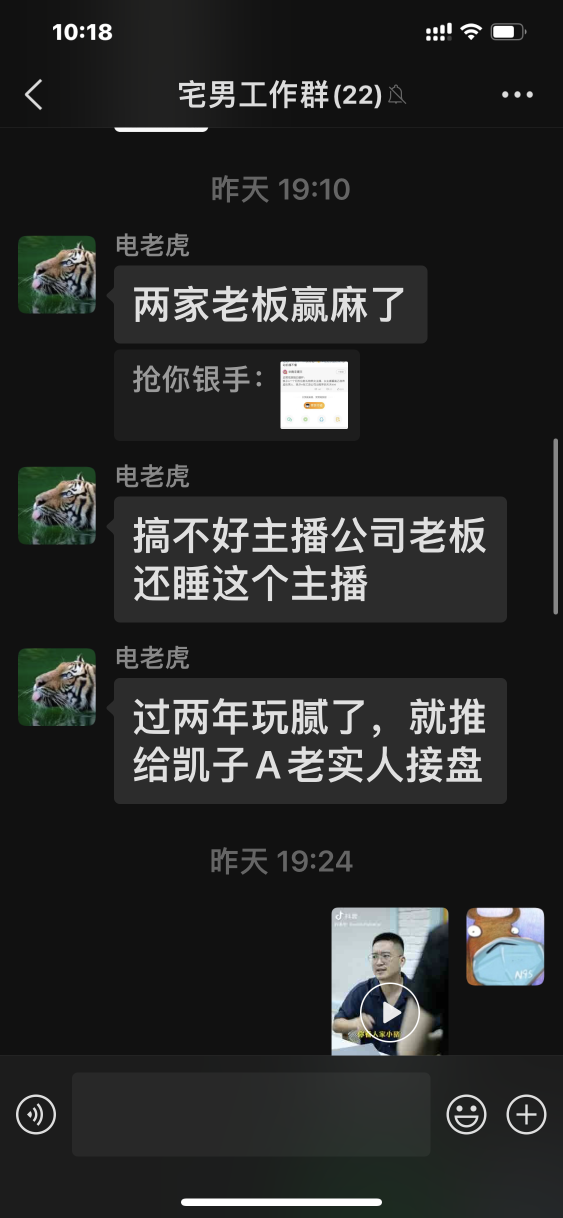
#> input picture clipboard.png, 1125 x 2436 px (shown at 1/2 size)
$ python -i main.py   (imports and definitions only)
#> lines starting #> are read from the running program, lines starting #| are printed output that depends on the picture; after the words box and inside, x2 and y2 are one past the last pixel; in counts of white or black regions, pixels touching at a corner belong together
#!/root/.venvs/mask_chatpic/bin/python

from typing import Union
from fastapi import FastAPI,Form,File,UploadFile
from fastapi.responses import HTMLResponse
from fastapi.responses import FileResponse
import numpy as np
import cv2 as cv
import os

# [1 line not run here, left out]

#https://www.techiedelight.com/paste-image-from-clipboard-using-javascript/
#用来测试系统存活性的
# [9 lines that did not run here, left out]


def parse_pic():
	visul_debug = False

	im = cv.imread('clipboard.png')
#> im is the input picture: shape (2436, 1125, 3); mean B, G, R 41, 41.6, 40.6
	imgray = cv.cvtColor(im, cv.COLOR_BGR2GRAY)
	#等于说就是，大于36的都给我变成0
	ret, thresh = cv.threshold(imgray, 28, 255, 0)
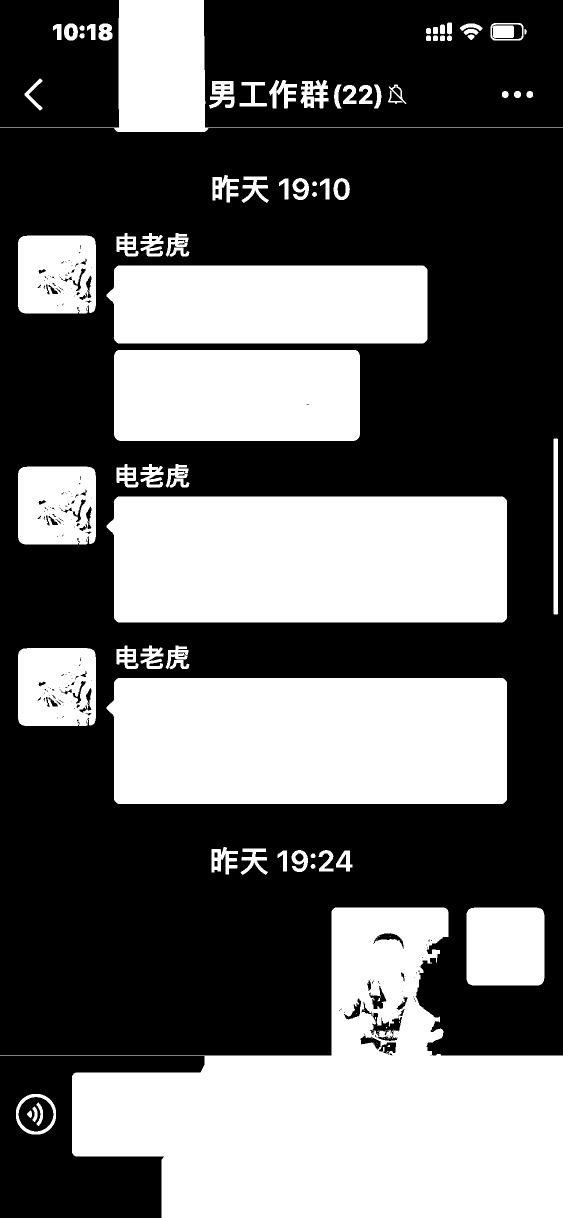
#> thresh: shape (2436, 1125) (shown at 1/2 size); 40.4% white; 100 white regions (24 under 20 px)
	#可视化调试开关
	# if visul_debug:
	# 	cv.imshow("gray",imgray)
	# 	cv.waitKey(0)
	# else:
	# 	pass
	#https://wenku.baidu.com/view/872340374731b90d6c85ec3a87c24028915f8531.html
	#https://blog.csdn.net/wzh111wzh/article/details/79162321
	# image-寻找轮廓的图像；

	# mode-轮廓的检索模式：
	#     cv2.RETR_EXTERNAL表示只检测外轮廓
	#     cv2.RETR_LIST检测的轮廓不建立等级关系
	#     cv2.RETR_CCOMP建立两个等级的轮廓，上面的一层为外边界，里面的一层为内孔的边界信息。如果内孔内还有一个连通物体，这个物体的边界也在顶层。
	#     cv2.RETR_TREE建立一个等级树结构的轮廓。

	# method-为轮廓的近似办法：
	#     cv2.CHAIN_APPROX_NONE存储所有的轮廓点，相邻的两个点的像素位置差不超过1，即max（abs（x1-x2），abs（y2-y1））==1
	#     cv2.CHAIN_APPROX_SIMPLE压缩水平方向，垂直方向，对角线方向的元素，只保留该方向的终点坐标，

	# 例如一个矩形轮廓只需4个点来保存轮廓信息
	#     cv2.CHAIN_APPROX_TC89_L1，CV_CHAIN_APPROX_TC89_KCOS使用teh-Chinl chain 近似算法
	# ————————————————
	# 版权声明：本文为CSDN博主「wzh111wzh」的原创文章，遵循CC 4.0 BY-SA版权协议，转载请附上原文出处链接及本声明。
	# 原文链接：https://blog.csdn.net/wzh111wzh/article/details/79162321
	contours, hierarchy = cv.findContours(thresh, cv.RETR_EXTERNAL, cv.CHAIN_APPROX_SIMPLE)
#> contours = 74 contours, 1 with area under 20; largest, box (x1, y1, x2, y2) and area: (0, 1815, 1125, 2436) 345813, (213, 1356, 1014, 1608) 197192, (213, 993, 1014, 1245) 197192, (213, 531, 855, 687) 97187, (228, 700, 720, 882) 88733

	#https://blog.csdn.net/Easen_Yu/article/details/89380578
	#绘制为绿色，-1的话就是填充
	# what = cv.drawContours(im, contours, -1, (0,255,0), -1)
	# #可视化调试开关
	# if visul_debug:
	# 	cv.imshow('drawimg',what)
	# 	cv.waitKey(0)
	# else:
	# 	pass

	#给所有在3500~4000面积大小的头像上蓝色来定位头像
	avtars = []
	other_contours=[]
	userName_contours=[]
	#这部分实际上是在定位头像以及对话框
	#头像是使用了面积法去定位的
	#而对话框则使用了扩充图形与原图形的面积比值系数，以及顶点个数两个特征值去筛选
	#同时对话框一开始就排除了头像的正方形
	for cnt in contours:
		area = cv.contourArea(cnt)
		rect = cv.boundingRect(cnt)
		#print(rect)
		rectArea = rect[2] * rect[3]
		#print(rectArea)
		extent = area / rectArea
		hull =cv.convexHull(cnt)
		hullArea = cv.contourArea(hull, False)
		num_of_point = len(cnt)
		if hullArea:
			solidity = area / hullArea
		else:
			solidity = 0
		#print(area)
		if area > 23600 and area < 24000:
		#pc的情况下这个没问题
		#if area > 3500 and area <4000:
			avtars.append(cnt)
#> this loop made 74 passes
#> (area, rect, rectArea, extent, hullArea, num_of_point, solidity) on passes 1, 3, 4, 5, 6, 7, 8, 9, 10, 11: (5123, (32, 2188, 80, 81), 6480, 0.791, 5169.5, 104, 0.991), (23841.5, (933, 1815, 156, 156), 24336, 0.98, 23861, 54, 0.999), (345813, (0, 1815, 1125, 621), 698625, 0.495, 519240.5, 252, 0.666), (59.5, (621, 1728, 10, 10), 100, 0.595, 62.5, 19, 0.952), (58.5, (621, 1707, 10, 9), 90, 0.65, 60, 14, 0.975), (756, (672, 1701, 33, 42), 1386, 0.545, 934, 32, 0.809), (361, (555, 1701, 19, 42), 798, 0.452, 550, 19, 0.656), (550.5, (637, 1700, 30, 43), 1290, 0.427, 1124.5, 51, 0.49), (932.5, (583, 1700, 33, 44), 1452, 0.642, 1155.5, 81, 0.807), (1070.5, (481, 1697, 55, 53), 2915, 0.367, 2624.5, 99, 0.408)
#> (area, rectArea, extent, hullArea, num_of_point, solidity) on passes 61 to 66: (27, 55, 0.491, 29, 9, 0.931), (202, 360, 0.561, 259.5, 29, 0.778), (91.5, 120, 0.762, 92, 9, 0.995), (115, 140, 0.821, 115, 8, 1), (71, 110, 0.645, 74, 15, 0.959), (157, 190, 0.826, 157, 8, 1)
#> after the loop, avtars = 4 contours; box (x1, y1, x2, y2) and area: (933, 1815, 1089, 1971) 23842, (36, 1296, 192, 1452) 23738, (36, 933, 192, 1089) 23738, (36, 471, 192, 627) 23738
			# [23 lines of commented-out code are left out]
	for avtar_cnt in avtars:
		x,y,w,h = cv.boundingRect(avtar_cnt)
		#ROI = image[y1:y2, x1:x2]
		#https://stackoverflow.com/questions/9084609/how-to-copy-a-image-region-using-opencv-in-python
		#这是头像的大小
		#roi=im[y:y+h,x:x+w]
		# 	-------------------------------------------
		# |                                         |
		# |    (x1, y1)                             |
		# |      ------------------------           |
		# |      |                      |           |
		# |      |                      |           |
		# |      |         ROI          |           |
		# |      |                      |           |
		# |      |                      |           |
		# |      |                      |           |
		# |      ------------------------           |
		# |                           (x2, y2)      |
		# |                                         |
		# |                                         |
		# |                                         |
		# -------------------------------------------
		#====================这一部分是在解析对话者的名字====================
		#这里是规避一个y小于0的错误
		#这里的y不需要减少，因为和头像是平行的
		name_y1 = y + -10
		if name_y1<0:
			name_y1 =0
		#https://stackoverflow.com/questions/14161331/creating-your-own-contour-in-opencv-using-python
		point1 = [x+w+10,name_y1]
		point2 = [x+w+500,name_y1]
		point3 = [x+w+500,name_y1+60]
		point4 = [x+w+10,name_y1+60]
		#roi_name=im[name_y1:y+30,x+w+5:x+220]
		points = np.array([point1, point2, point3, point4])
		#把计算好的username的边缘压入数组去
		userName_contours.append(points)
#> this loop made 4 passes
#> (x, y, points) on passes 1 to 4: (933, 1815, [[1099, 1805], [1589, 1805], [1589, 1865], [1099, 1865]]), (36, 1296, [[202, 1286], [692, 1286], [692, 1346], [202, 1346]]), (36, 933, [[202, 923], [692, 923], [692, 983], [202, 983]]), (36, 471, [[202, 461], [692, 461], [692, 521], [202, 521]])
#> after the loop, userName_contours = [[[1099, 1805], [1589, 1805], [1589, 1865], [1099, 1865]], [[202, 1286], [692, 1286], [692, 1346], [202, 1346]], [[202, 923], [692, 923], [692, 983], [202, 983]], [[202, 461], [692, 461], [692, 521], [202, 521]]]

		# 	-------------------------------------------
		# |                                         |
		# |    (x1, y1)                             |
		# |      ------------------------           |
		# |      |                      |   用户名   |
		# |      |                      |           |
		# |      |         头像          |           |
		# |      |                      |           |
		# |      |                      |           |
		# |      |                      |           |
		# |      ------------------------           |
		# |                           (x2, y2)      |
		# |                                         |
		# |                                         |
		# |                                         |
		# -------------------------------------------
		#====================这一部分是在解析对话者的名字====================
		#可视化调试开关是否打开了？
		# if visul_debug:
		# 	cv.imshow('====roi_name ',roi_name)
		# 	cv.waitKey(0)
		# else:
		# 	pass


	im = cv.imread('clipboard.png')
	avtars_img = cv.drawContours(im, avtars, -1, (255,0,0), -1)
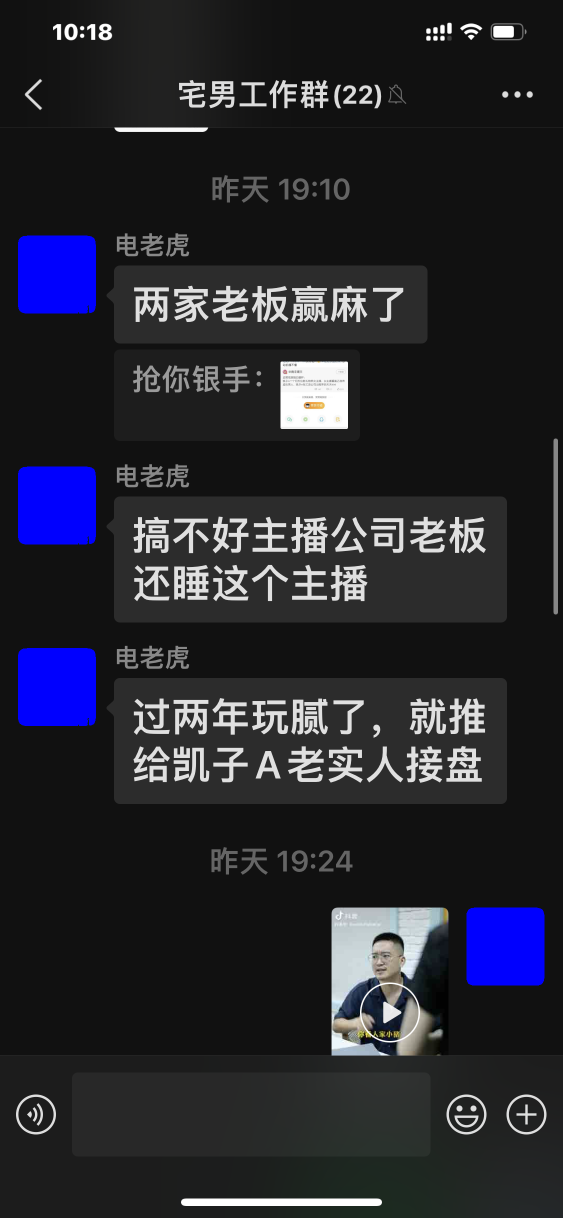
#> avtars_img: shape (2436, 1125, 3) (shown at 1/2 size); mean B, G, R 46.6, 37.8, 37.4
	output_img = cv.drawContours(avtars_img, userName_contours, -1, (255,0,0), -1)
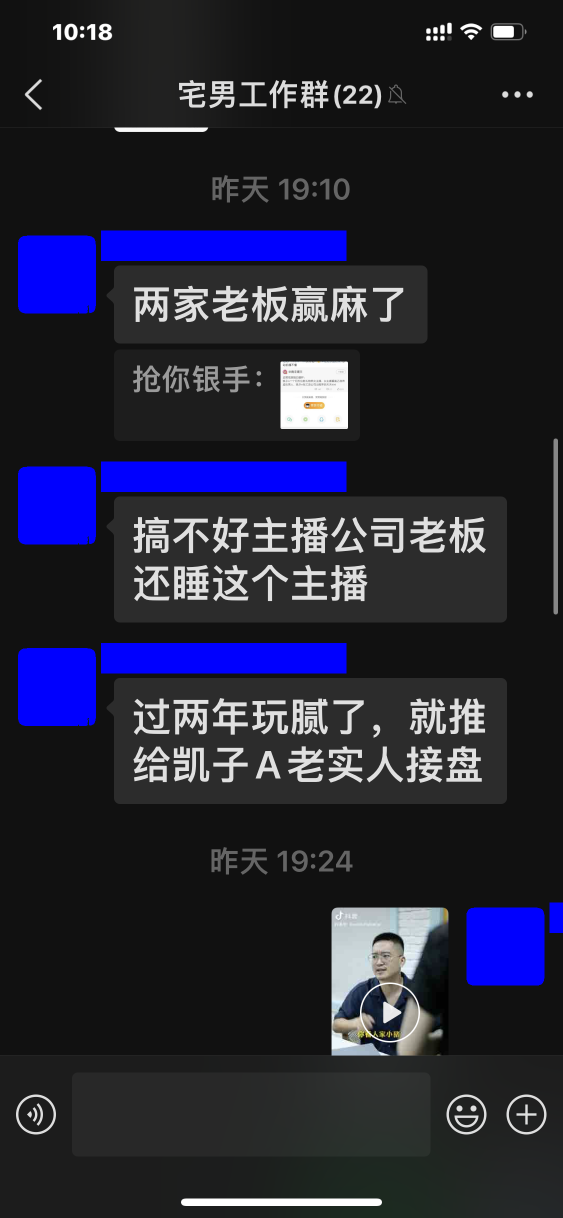
#> output_img: shape (2436, 1125, 3) (shown at 1/2 size); mean B, G, R 54.2, 36.9, 36.4

	#可视化调试开关
	if visul_debug:
		cv.imshow('output_img====',output_img)
		cv.waitKey(0)
	else:
		pass

	# [10 lines of commented-out code are left out]
	image_path = 'output_img.png'
	cv.imwrite(image_path, output_img)

	return True

#https://fastapi.tiangolo.com/tutorial/request-forms/?h=form
#https://stackoverflow.com/questions/63048825/how-to-upload-file-using-fastapi
#https://fastapi.tiangolo.com/advanced/custom-response/
# [15 lines not run here, left out]

#uvicorn main:app --host 0.0.0.0 --reload --reload-include "*.html"

>>> result = parse_pic()
